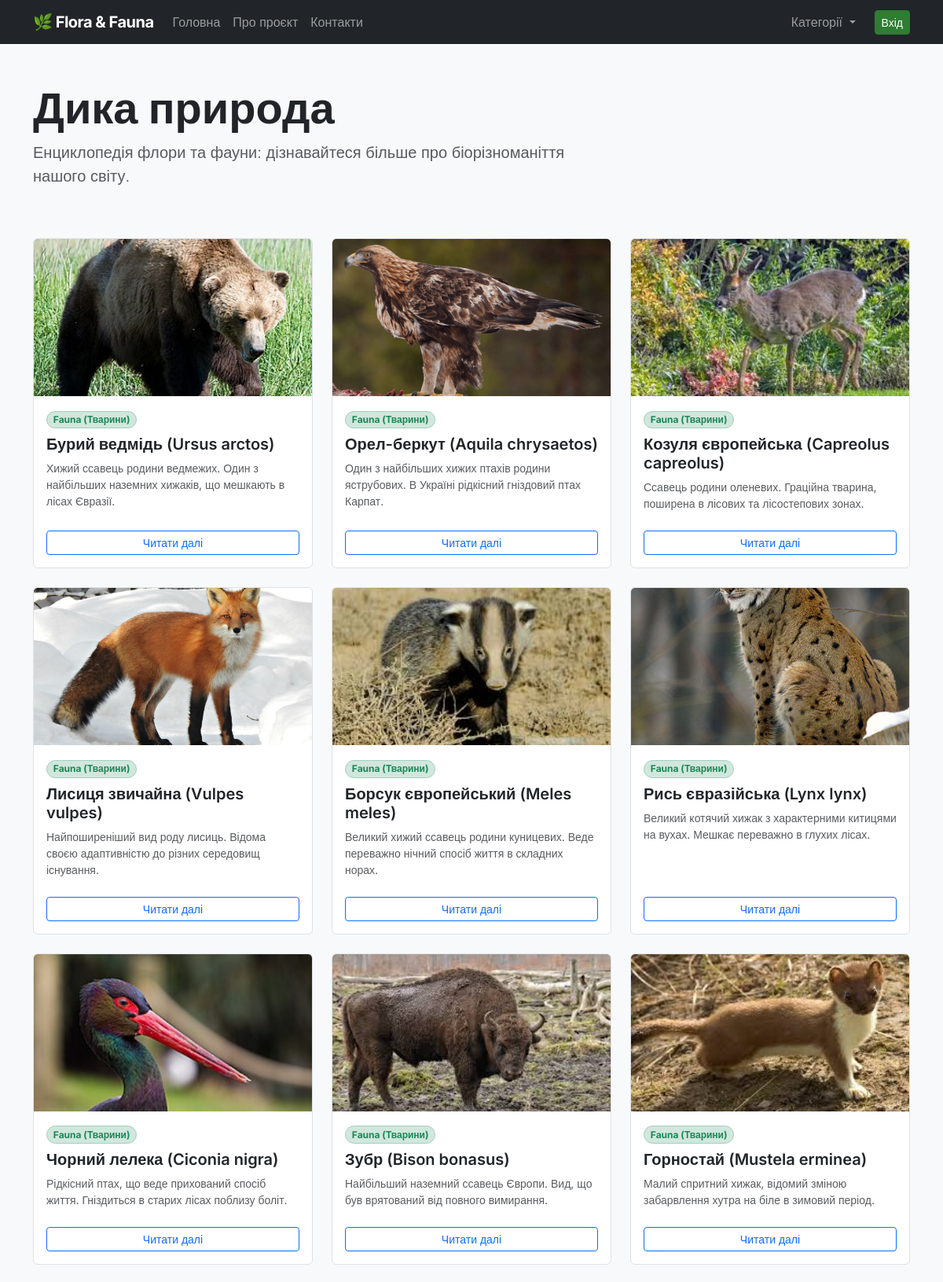
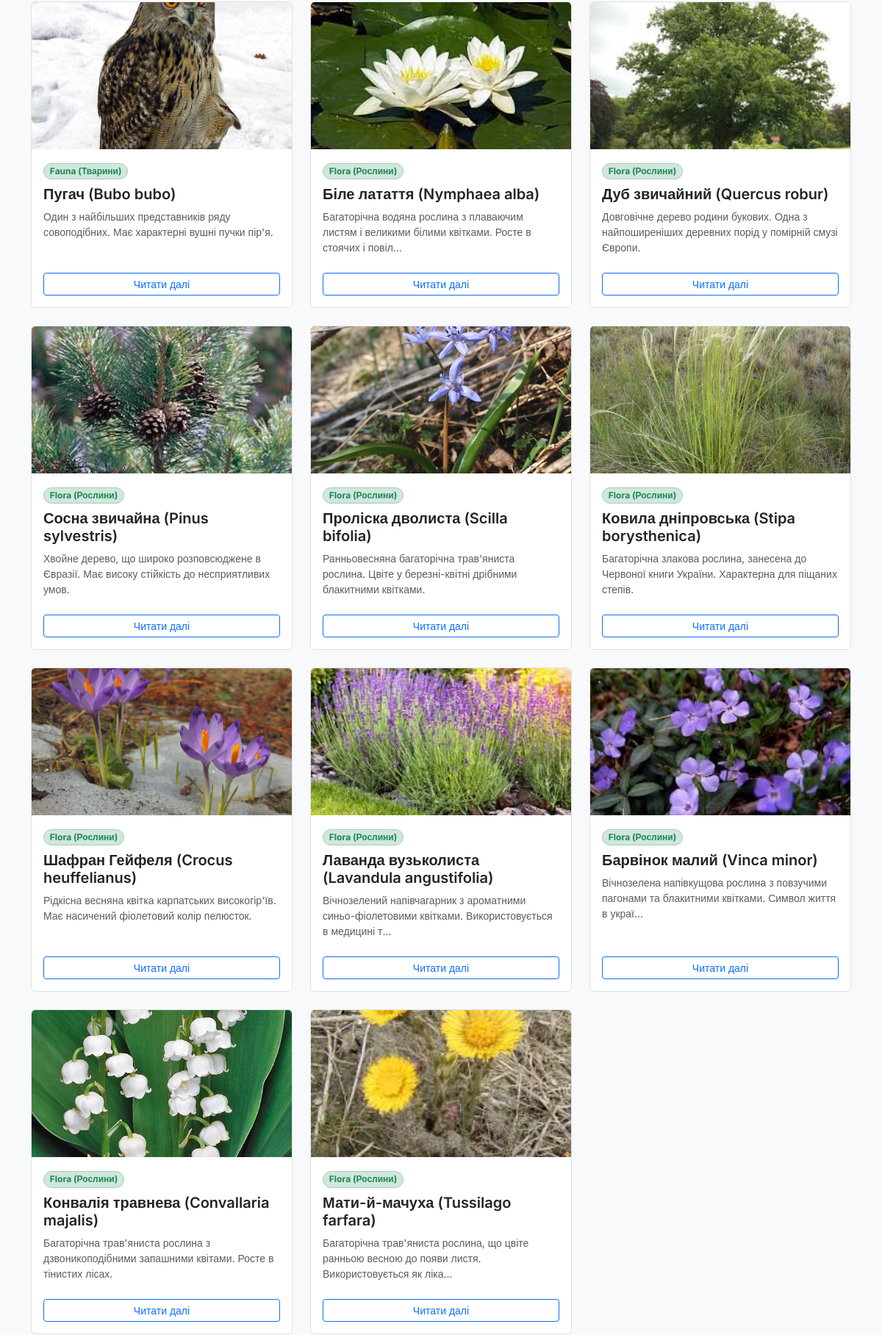
The page / (upper part) on the database its author committed (2 pictures, top to bottom).
### tables this page shows
CREATE TABLE IF NOT EXISTS `menu` (
    `id` INT AUTO_INCREMENT PRIMARY KEY,
    `title` VARCHAR(50) NOT NULL,
    `url` VARCHAR(100) NOT NULL DEFAULT '/'
);

CREATE TABLE IF NOT EXISTS `entries` (
    `id` INT AUTO_INCREMENT PRIMARY KEY,
    `category_id` INT NOT NULL,
    `title` VARCHAR(255) NOT NULL,
    `content` TEXT NOT NULL,
    `image_path` VARCHAR(255) DEFAULT NULL,
    `created_at` TIMESTAMP DEFAULT CURRENT_TIMESTAMP,
    `updated_at` TIMESTAMP DEFAULT CURRENT_TIMESTAMP ON UPDATE CURRENT_TIMESTAMP,
    CONSTRAINT `fk_entries_category` FOREIGN KEY (`category_id`) REFERENCES `categories`(`id`) ON DELETE CASCADE
);

CREATE TABLE IF NOT EXISTS `categories` (
    `id` INT AUTO_INCREMENT PRIMARY KEY,
    `name` VARCHAR(100) NOT NULL UNIQUE
);

### index.php (called while the page is built, shortened)
<?php
require_once __DIR__ . '/core/init.php';
$entries = get_all_entries($db_connection);
require_once __DIR__ . '/views/header.view.php';
require_once __DIR__ . '/views/index.view.php';
require_once __DIR__ . '/views/footer.view.php';

### core/functions.php (called while the page is built, shortened)
<?php
function get_navigation_menu(PDO $connection): array
{
    $query = "SELECT title, url FROM menu ORDER BY id ASC";
    $statement = $connection->query($query);
    return $statement->fetchAll();
}
function get_all_entries(PDO $connection, ?int $limit = null): array
{
    $query = "SELECT e.*, c.name as category_name
              FROM entries e
              JOIN categories c ON e.category_id = c.id
              ORDER BY e.created_at DESC";
    $statement = $connection->query($query);
    return $statement->fetchAll();
}

### core/init.php (called while the page is built, shortened)
<?php
require_once __DIR__ . '/functions.php';
try {
    $db_connection = get_db_connection();
    $header_menu = get_navigation_menu($db_connection);
} catch (PDOException $e) {
    if (($_ENV['APP_ENV'] ?? 'development') === 'development') {
        die("Помилка підключення до бази даних: " . $e->getMessage());
    }
    error_log("DB Connection Error: " . $e->getMessage());
}

### views/index.view.php (the view, shortened to what this page needs)
<div class="row align-items-center mb-5">
    <div class="col-lg-8">
        <h1 class="display-4 fw-bold">Дика природа</h1>
        <p class="lead text-muted">Енциклопедія флори та фауни: дізнавайтеся більше про біорізноманіття нашого світу.</p>
    </div>
</div>
<div class="row row-cols-1 row-cols-md-2 row-cols-lg-3 g-4">
    <?php if (empty($entries)): ?>
        <div class="col-12 text-center py-5">
            <div class="alert alert-info border-0 bg-light">
                Наразі в довіднику немає записів. Додайте перший запис через адмін-панель!
            </div>
        </div>
    <?php else: ?>
        <?php foreach ($entries as $entry): ?>
            <div class="col">
                <div class="card h-100 border">
                    <?php if (!empty($entry['image_path'])): ?>
                        <img src="/img/<?= htmlspecialchars($entry['image_path']) ?>"
                             class="card-img-top"
                             alt="<?= htmlspecialchars($entry['title']) ?>"
                             style="height: 200px; object-fit: cover;">
                    <?php else: ?>
                        <div class="bg-secondary text-white d-flex align-items-center justify-content-center" style="height: 200px;">
                            <span class="small">Фото відсутнє</span>
                        </div>
                    <?php endif; ?>
                    <div class="card-body">
                        <div class="mb-2">
                            <span class="badge bg-success-subtle text-success border border-success-subtle rounded-pill">
                                <?= htmlspecialchars($entry['category_name']) ?>
                            </span>
                        </div>
                        <h5 class="card-title fw-semibold">
                            <?= htmlspecialchars($entry['title']) ?>
                        </h5>
                        <p class="card-text text-muted small">
                            <?= htmlspecialchars(mb_strimwidth(strip_tags($entry['content']), 0, 100, "...")) ?>
                        </p>
                    </div>
                    <div class="card-footer bg-transparent border-0 pb-3">
                        <a href="/item.php?id=<?= (int)$entry['id'] ?>" class="btn btn-outline-primary btn-sm w-100">
                            Читати далі
                        </a>
                    </div>
                </div>
            </div>
        <?php endforeach; ?>
    <?php endif; ?>
</div>

### views/header.view.php (shortened to what this page needs)
<!DOCTYPE html>
<html lang="uk">
<head>
    <link href="https://cdn.jsdelivr.net/npm/bootstrap@5.3.3/dist/css/bootstrap.min.css" rel="stylesheet">
    <link rel="stylesheet" href="/css/main.css">
</head>
<body class="bg-light">
    <nav class="navbar navbar-expand-lg navbar-dark bg-dark">
        <div class="container">
            <a class="navbar-brand fw-bold" href="/">🌿 Flora & Fauna</a>
            <div class="collapse navbar-collapse" id="navbarMain">
                <ul class="navbar-nav me-auto mb-2 mb-lg-0">
                    <?php foreach ($header_menu as $menu_item): ?>
                        <li class="nav-item">
                            <a class="nav-link" href="<?= htmlspecialchars($menu_item['url']) ?>">
                                <?= htmlspecialchars($menu_item['title']) ?>
                            </a>
                        </li>
                    <?php endforeach; ?>
                </ul>
                <ul class="navbar-nav ms-auto mb-2 mb-lg-0">
                    <?php if (isset($header_categories)): ?>
                        <li class="nav-item dropdown">
                            <a class="nav-link dropdown-toggle" href="#" id="categoryDropdown" role="button" data-bs-toggle="dropdown" aria-expanded="false">
                                Категорії
                            </a>
                        </li>
                    <?php endif; ?>
                </ul>
                <div class="d-flex ms-lg-3">
                    <?php if (isset($_SESSION['user_id'])): ?>
                        <a href="/admin/index.php" class="btn btn-outline-light btn-sm">Адмін-панель</a>
                    <?php else: ?>
                        <a href="/login.php" class="btn btn-primary btn-sm">Вхід</a>
                    <?php endif; ?>
                </div>
            </div>
        </div>
    </nav>
    <main class="container py-5">

### css/main.css (style rules this page uses)
:root { --primary-color: #2e7d32; --secondary-color: #607d8b; --bg-color: #f8f9fa; --text-color: #212529; }
body { font-family: 'Inter', sans-serif; color: var(--text-color); min-height: 100vh; display: flex; flex-direction: column; }
main { flex: 1; }
.navbar-brand { letter-spacing: -0.5px; }
.btn-primary { background-color: var(--primary-color); border-color: var(--primary-color); }
.card { border: 1px solid rgba(0,0,0,.125); }

### rows shown on the page
menu: title "Головна"
menu: title "Про проєкт"
menu: title "Контакти"
entries: image_path (picture), category.name "Fauna (Тварини)", title "Бурий ведмідь (Ursus arctos)", content "Хижий ссавець родини ведмежих. Один з найбільших наземних хижаків, що мешкають в лісах Євразії."
entries: image_path (picture), category.name "Fauna (Тварини)", title "Орел-беркут (Aquila chrysaetos)", content "Один з найбільших хижих птахів родини яструбових. В Україні рідкісний гніздовий птах Карпат."
entries: image_path (picture), category.name "Fauna (Тварини)", title "Козуля європейська (Capreolus capreolus)", content "Ссавець родини оленевих. Граційна тварина, поширена в лісових та лісостепових зонах."
entries: image_path (picture), category.name "Fauna (Тварини)", title "Лисиця звичайна (Vulpes vulpes)", content "Найпоширеніший вид роду лисиць. Відома своєю адаптивністю до різних середовищ існування."
entries: image_path (picture), category.name "Fauna (Тварини)", title "Борсук європейський (Meles meles)", content "Великий хижий ссавець родини куницевих. Веде переважно нічний спосіб життя в складних норах."
entries: image_path (picture), category.name "Fauna (Тварини)", title "Рись євразійська (Lynx lynx)", content "Великий котячий хижак з характерними китицями на вухах. Мешкає переважно в глухих лісах."
entries: image_path (picture), category.name "Fauna (Тварини)", title "Чорний лелека (Ciconia nigra)", content "Рідкісний птах, що веде прихований спосіб життя. Гніздиться в старих лісах поблизу боліт."
entries: image_path (picture), category.name "Fauna (Тварини)", title "Зубр (Bison bonasus)", content "Найбільший наземний ссавець Європи. Вид, що був врятований від повного вимирання."
entries: image_path (picture), category.name "Fauna (Тварини)", title "Горностай (Mustela erminea)", content "Малий спритний хижак, відомий зміною забарвлення хутра на біле в зимовий період."
entries: image_path (picture), category.name "Fauna (Тварини)", title "Пугач (Bubo bubo)", content "Один з найбільших представників ряду совоподібних. Має характерні вушні пучки пір'я."
entries: image_path (picture), category.name "Flora (Рослини)", title "Біле латаття (Nymphaea alba)", content "Багаторічна водяна рослина з плаваючим листям і великими білими квітками. Росте в стоячих і повіл..."
entries: image_path (picture), category.name "Flora (Рослини)", title "Дуб звичайний (Quercus robur)", content "Довговічне дерево родини букових. Одна з найпоширеніших деревних порід у помірній смузі Європи."
entries: image_path (picture), category.name "Flora (Рослини)", title "Сосна звичайна (Pinus sylvestris)", content "Хвойне дерево, що широко розповсюджене в Євразії. Має високу стійкість до несприятливих умов."
entries: image_path (picture), category.name "Flora (Рослини)", title "Проліска дволиста (Scilla bifolia)", content "Ранньовесняна багаторічна трав'яниста рослина. Цвіте у березні-квітні дрібними блакитними квітками."
entries: image_path (picture), category.name "Flora (Рослини)", title "Ковила дніпровська (Stipa borysthenica)", content "Багаторічна злакова рослина, занесена до Червоної книги України. Характерна для піщаних степів."
entries: image_path (picture), category.name "Flora (Рослини)", title "Шафран Гейфеля (Crocus heuffelianus)", content "Рідкісна весняна квітка карпатських високогір'їв. Має насичений фіолетовий колір пелюсток."
entries: image_path (picture), category.name "Flora (Рослини)", title "Лаванда вузьколиста (Lavandula angustifolia)", content "Вічнозелений напівчагарник з ароматними синьо-фіолетовими квітками. Використовується в медицині т..."
entries: image_path (picture), category.name "Flora (Рослини)", title "Барвінок малий (Vinca minor)", content "Вічнозелена напівкущова рослина з повзучими пагонами та блакитними квітками. Символ життя в украї..."
entries: image_path (picture), category.name "Flora (Рослини)", title "Конвалія травнева (Convallaria majalis)", content "Багаторічна трав'яниста рослина з дзвоникоподібними запашними квітами. Росте в тінистих лісах."
entries: image_path (picture), category.name "Flora (Рослини)", title "Мати-й-мачуха (Tussilago farfara)", content "Багаторічна трав'яниста рослина, що цвіте ранньою весною до появи листя. Використовується як ліка..."
